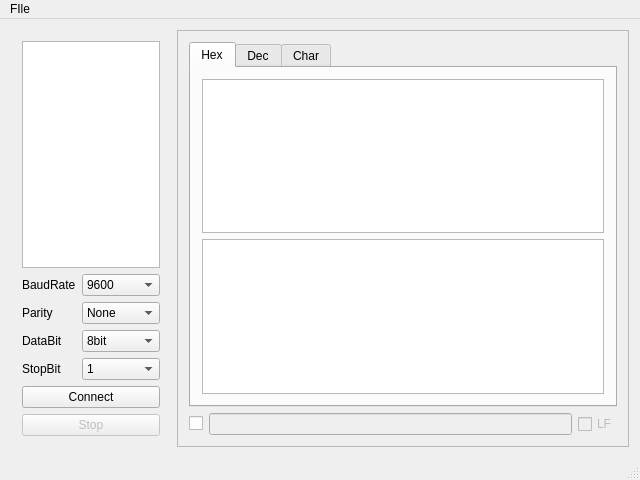
<?xml version="1.0" encoding="UTF-8"?>
<ui version="4.0">
 <class>MainWindow</class>
 <widget class="QMainWindow" name="MainWindow">
  <property name="geometry">
   <rect>
    <x>0</x>
    <y>0</y>
    <width>640</width>
    <height>480</height>
   </rect>
  </property>
  <property name="windowTitle">
   <string>SerialTest</string>
  </property>
  <widget class="QWidget" name="centralWidget">
   <layout class="QHBoxLayout" name="horizontalLayout">
    <item>
     <widget class="QFrame" name="frame">
      <property name="sizePolicy">
       <sizepolicy hsizetype="Preferred" vsizetype="Preferred">
        <horstretch>0</horstretch>
        <verstretch>0</verstretch>
       </sizepolicy>
      </property>
      <property name="maximumSize">
       <size>
        <width>160</width>
        <height>480</height>
       </size>
      </property>
      <layout class="QGridLayout" name="gridLayout_2">
       <item row="0" column="0" colspan="3">
        <widget class="QListWidget" name="listWidget"/>
       </item>
       <item row="3" column="1" colspan="2">
        <widget class="QComboBox" name="comboBoxDataBit">
         <item>
          <property name="text">
           <string>8bit</string>
          </property>
         </item>
         <item>
          <property name="text">
           <string>7bit</string>
          </property>
         </item>
        </widget>
       </item>
       <item row="2" column="0">
        <widget class="QLabel" name="label_2">
         <property name="text">
          <string>Parity</string>
         </property>
        </widget>
       </item>
       <item row="7" column="0" colspan="3">
        <widget class="QPushButton" name="pushButtonStop">
         <property name="enabled">
          <bool>false</bool>
         </property>
         <property name="text">
          <string>Stop</string>
         </property>
        </widget>
       </item>
       <item row="6" column="0" colspan="3">
        <widget class="QPushButton" name="pushButtonConnect">
         <property name="sizePolicy">
          <sizepolicy hsizetype="Preferred" vsizetype="Preferred">
           <horstretch>0</horstretch>
           <verstretch>0</verstretch>
          </sizepolicy>
         </property>
         <property name="text">
          <string>Connect</string>
         </property>
        </widget>
       </item>
       <item row="3" column="0">
        <widget class="QLabel" name="label_3">
         <property name="text">
          <string>DataBit</string>
         </property>
        </widget>
       </item>
       <item row="2" column="1" colspan="2">
        <widget class="QComboBox" name="comboBoxParity">
         <item>
          <property name="text">
           <string>None</string>
          </property>
         </item>
         <item>
          <property name="text">
           <string>Even</string>
          </property>
         </item>
         <item>
          <property name="text">
           <string>Odd</string>
          </property>
         </item>
        </widget>
       </item>
       <item row="1" column="1" colspan="2">
        <widget class="QComboBox" name="comboBoxBaud">
         <item>
          <property name="text">
           <string>9600</string>
          </property>
         </item>
         <item>
          <property name="text">
           <string>115200</string>
          </property>
         </item>
        </widget>
       </item>
       <item row="1" column="0">
        <widget class="QLabel" name="label">
         <property name="text">
          <string>BaudRate</string>
         </property>
        </widget>
       </item>
       <item row="4" column="0">
        <widget class="QLabel" name="label_4">
         <property name="text">
          <string>StopBit</string>
         </property>
        </widget>
       </item>
       <item row="4" column="1" colspan="2">
        <widget class="QComboBox" name="comboBoxStopBit">
         <item>
          <property name="text">
           <string>1</string>
          </property>
         </item>
         <item>
          <property name="text">
           <string>2</string>
          </property>
         </item>
        </widget>
       </item>
      </layout>
     </widget>
    </item>
    <item>
     <widget class="QFrame" name="frame_2">
      <property name="frameShape">
       <enum>QFrame::StyledPanel</enum>
      </property>
      <property name="frameShadow">
       <enum>QFrame::Raised</enum>
      </property>
      <layout class="QGridLayout" name="gridLayout">
       <item row="0" column="0" colspan="3">
        <widget class="QTabWidget" name="tabWidget">
         <property name="currentIndex">
          <number>0</number>
         </property>
         <widget class="QWidget" name="tabHex">
          <attribute name="title">
           <string>Hex</string>
          </attribute>
          <layout class="QVBoxLayout" name="verticalLayout_2">
           <item>
            <widget class="QTextEdit" name="textEditHexRecv">
             <property name="readOnly">
              <bool>true</bool>
             </property>
            </widget>
           </item>
           <item>
            <widget class="QTextEdit" name="textEditHexSend">
             <property name="readOnly">
              <bool>true</bool>
             </property>
            </widget>
           </item>
          </layout>
         </widget>
         <widget class="QWidget" name="tabDec">
          <attribute name="title">
           <string>Dec</string>
          </attribute>
          <layout class="QVBoxLayout" name="verticalLayout_3">
           <item>
            <widget class="QTextEdit" name="textEditDecRecv">
             <property name="readOnly">
              <bool>true</bool>
             </property>
            </widget>
           </item>
           <item>
            <widget class="QTextEdit" name="textEditDecSend">
             <property name="readOnly">
              <bool>true</bool>
             </property>
            </widget>
           </item>
          </layout>
         </widget>
         <widget class="QWidget" name="tabChar">
          <attribute name="title">
           <string>Char</string>
          </attribute>
          <layout class="QVBoxLayout" name="verticalLayout">
           <item>
            <widget class="QTextEdit" name="textEditCharRecv">
             <property name="readOnly">
              <bool>true</bool>
             </property>
            </widget>
           </item>
           <item>
            <widget class="QTextEdit" name="textEditCharSend">
             <property name="enabled">
              <bool>true</bool>
             </property>
             <property name="readOnly">
              <bool>true</bool>
             </property>
            </widget>
           </item>
          </layout>
         </widget>
        </widget>
       </item>
       <item row="1" column="0">
        <widget class="QCheckBox" name="checkBox">
         <property name="enabled">
          <bool>true</bool>
         </property>
         <property name="text">
          <string/>
         </property>
        </widget>
       </item>
       <item row="1" column="1">
        <widget class="QLineEdit" name="lineEdit">
         <property name="enabled">
          <bool>false</bool>
         </property>
        </widget>
       </item>
       <item row="1" column="2">
        <widget class="QCheckBox" name="checkBoxLF">
         <property name="enabled">
          <bool>false</bool>
         </property>
         <property name="text">
          <string>LF</string>
         </property>
        </widget>
       </item>
      </layout>
     </widget>
    </item>
   </layout>
  </widget>
  <widget class="QStatusBar" name="statusBar">
   <property name="baseSize">
    <size>
     <width>640</width>
     <height>23</height>
    </size>
   </property>
   <property name="sizeGripEnabled">
    <bool>true</bool>
   </property>
  </widget>
  <widget class="QMenuBar" name="menuBar">
   <property name="geometry">
    <rect>
     <x>0</x>
     <y>0</y>
     <width>640</width>
     <height>24</height>
    </rect>
   </property>
   <widget class="QMenu" name="menuHoge">
    <property name="title">
     <string>FIle</string>
    </property>
   </widget>
   <addaction name="menuHoge"/>
  </widget>
 </widget>
 <layoutdefault spacing="6" margin="11"/>
 <resources/>
 <connections/>
</ui>
